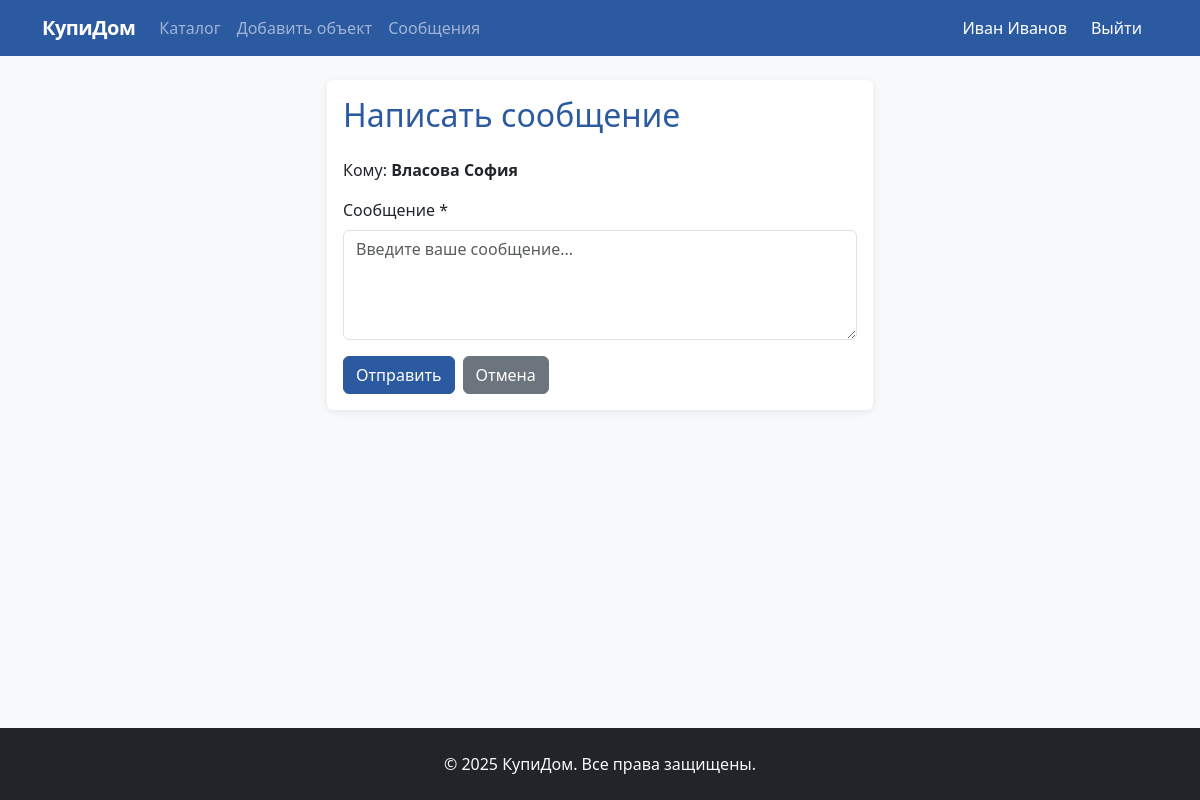
Before: /messages/send/4/ (signed in) with the older database file.
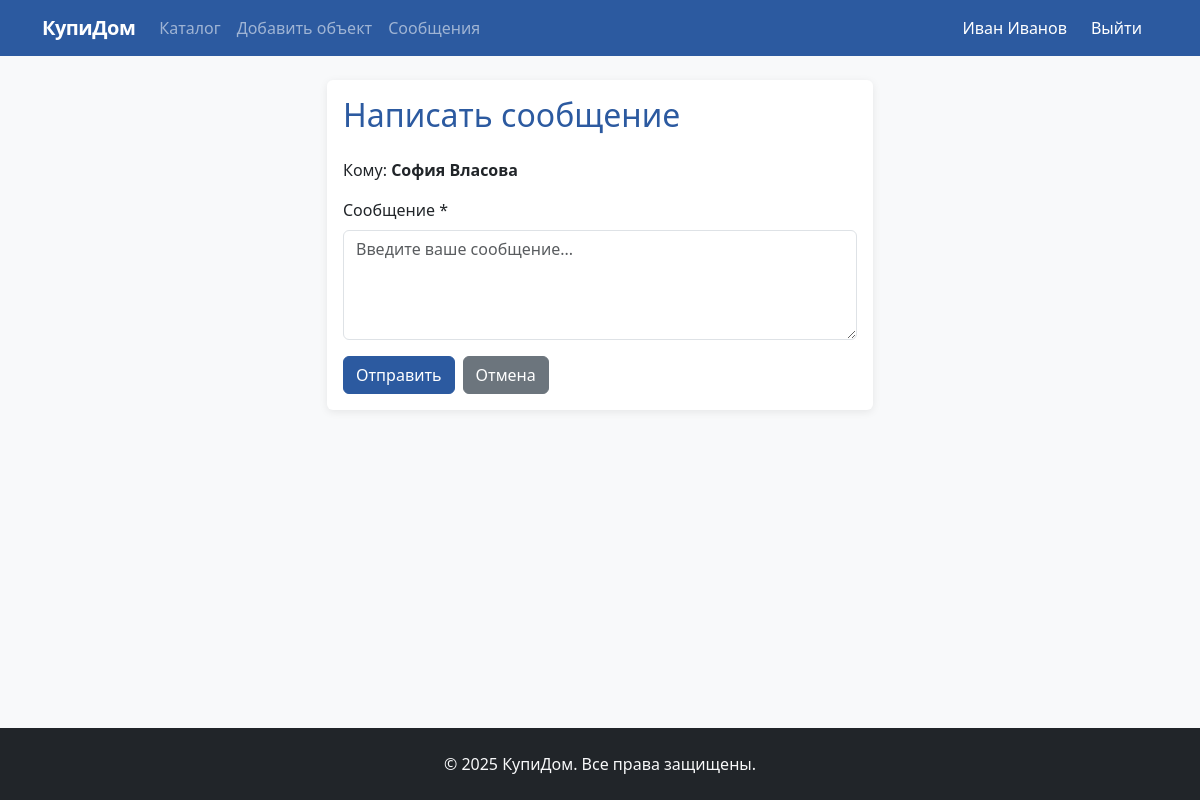
After: the same page with the newer database file.
### realty/models.py (models this page shows, shortened)
class CustomUser(AbstractUser):
    USER_TYPE_CHOICES = (
        ('realtor', 'Риэлтор'),
        ('client', 'Клиент'),
    )
    GENDER_CHOICES = (
        ('M', 'Мужской'),
        ('F', 'Женский'),
    )
    user_type = models.CharField('Тип пользователя', max_length=10, choices=USER_TYPE_CHOICES)
    phone = models.CharField('Телефон', max_length=20, blank=True)
    bio = models.TextField('О себе', blank=True)
    avatar = models.ImageField('Аватар', upload_to='avatars/', blank=True, null=True)
    gender = models.CharField('Пол', max_length=1, choices=GENDER_CHOICES, blank=True)

### realty/views.py (the view, shortened to what this page needs)
# urls.py: path('messages/send/', views.send_message, name='send_message'),
@login_required
def send_message(request, user_id=None):
    if user_id:
        other_user = get_object_or_404(CustomUser, id=user_id)
        if Blacklist.objects.filter(user=other_user, blocked_user=request.user).exists():
            messages.error(request, 'Вы не можете отправить сообщение этому пользователю.')
            return redirect('message_list')
        return render(request, 'realty/send_message.html', {'other_user': other_user})
    users = CustomUser.objects.exclude(id=request.user.id)
    return render(request, 'realty/choose_user.html', {'users': users})

### realty/templates/realty/send_message.html (shortened to what this page needs)
{% extends 'realty/base.html' %}
{% block content %}
<div class="row justify-content-center">
    <div class="col-md-6">
        <div class="card">
            <div class="card-body">
                <h2 class="card-title text-primary mb-4">Написать сообщение</h2>
                <p class="mb-3">Кому: <strong>{{ other_user.get_full_name|default:other_user.username }}</strong></p>
                <form method="post">
                    <div class="mb-3">
                        <label class="form-label">Сообщение *</label>
                        <textarea name="content" class="form-control" rows="4" placeholder="Введите ваше сообщение..." required></textarea>
                    </div>
                    <div class="d-flex gap-2">
                        <button type="submit" class="btn btn-primary">Отправить</button>
                        <a href="{% url 'property_list' %}" class="btn btn-secondary">Отмена</a>
                    </div>
                </form>
            </div>
        </div>
    </div>
</div>
{% endblock %}

Changed rows visible on the page:
changed CustomUser: get_full_name "Власова София" → "София Власова"
